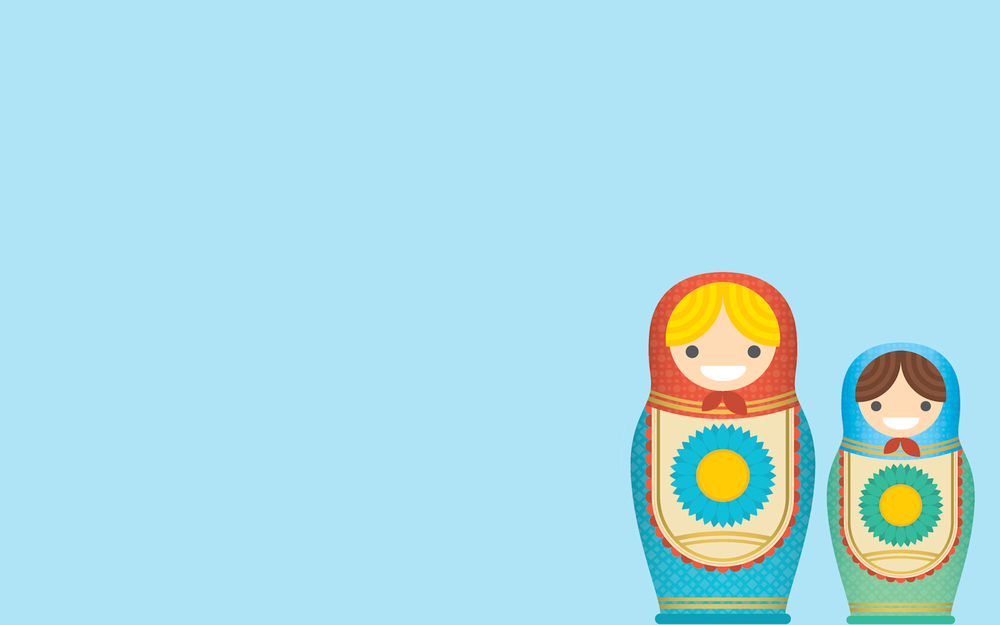
#> input picture AboutOpenCV/Opencv_demo/Nesting_Dolls.png, 1000 x 625 px, shrunk from 2880 x 1800 before the run
$ python 'Qtsu'"'"'sBinarization.py'
#> lines starting #> are read from the running program, lines starting #| are printed output that depends on the picture; after the words box and inside, x2 and y2 are one past the last pixel; in counts of white or black regions, pixels touching at a corner belong together
# -*- coding: utf-8 -*-
"""
Created on Wed Nov 28 10:22:34 2018

@author: Gehaha
"""

import cv2 as cv
import numpy as np
from matplotlib import pyplot as plt
img = cv.imread('Nesting_Dolls.png',0)
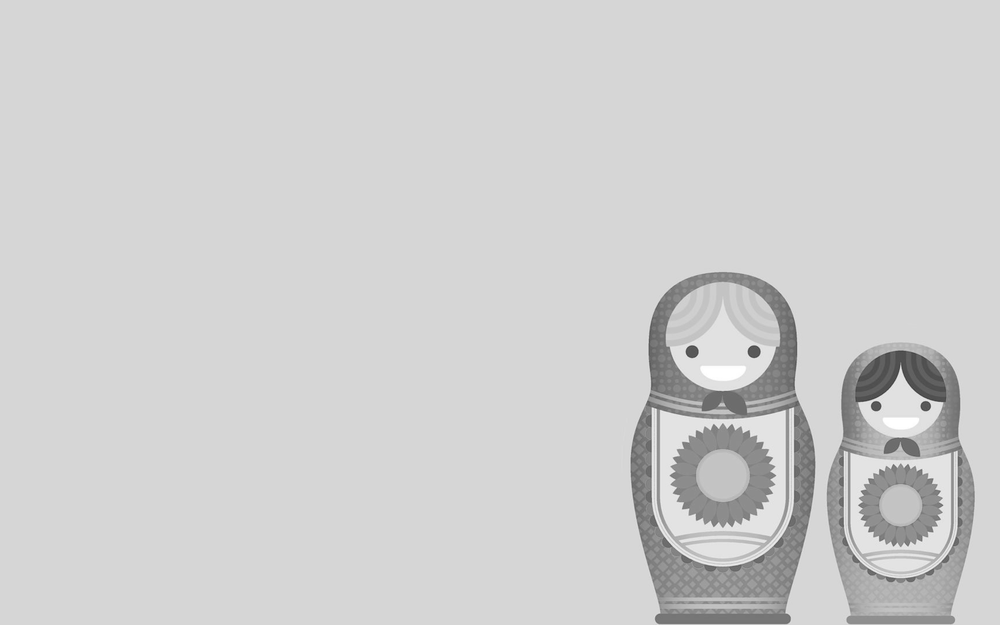
#> img: shape (625, 1000); min 62, max 255, mean 207.5

#global thresholding
ret1,th1 = cv.threshold(img,127,255,cv.THRESH_BINARY)
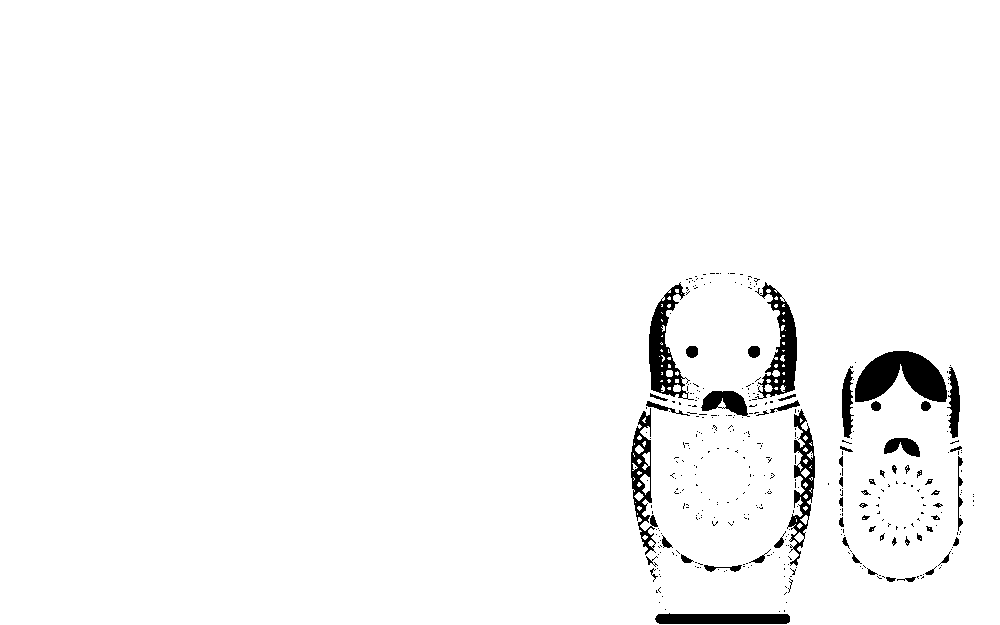
#> th1: shape (625, 1000); 97.3% white; 385 black regions (327 under 20 px), largest, box (x1, y1, x2, y2) and area: (855, 351, 947, 402) 3019, (649, 282, 694, 400) 1962, (755, 282, 797, 399) 1933

#Qtsu's thresholding
ret2,th2 = cv.threshold(img,0,255,cv.THRESH_BINARY + cv.THRESH_OTSU)
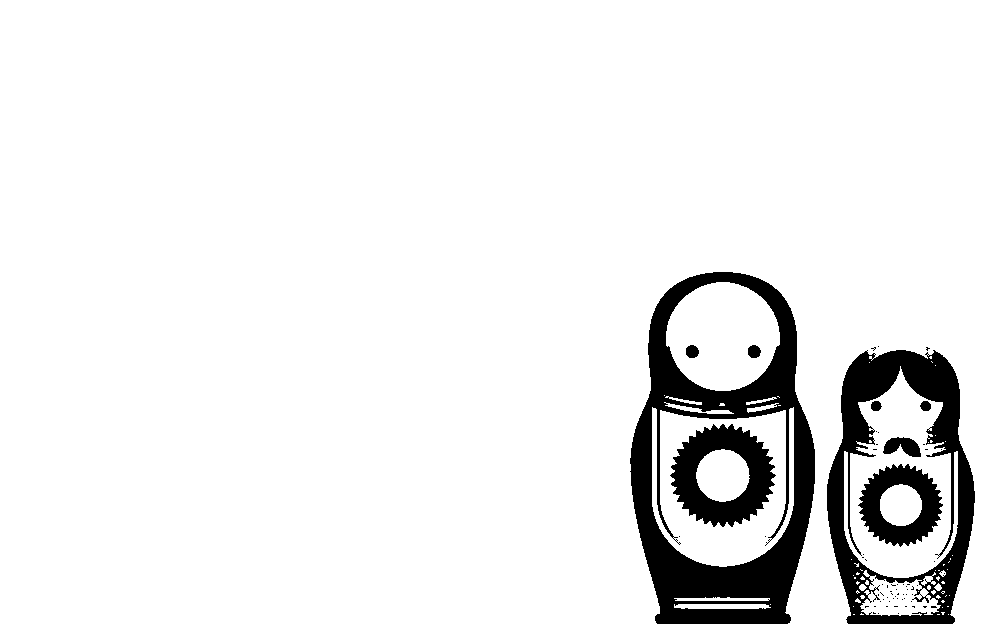
#> th2: shape (625, 1000); 92.2% white; 66 black regions (57 under 20 px), largest, box (x1, y1, x2, y2) and area: (630, 272, 815, 624) 24099, (827, 350, 975, 624) 14453, (670, 424, 776, 527) 5656
#> ret2 = 173

#Otsu's thresholding after Gaussian filtering
blur = cv.GaussianBlur(img,(5,5) ,0)
ret3,th3 = cv.threshold(blur,0,255,cv.THRESH_BINARY + cv.THRESH_OTSU)
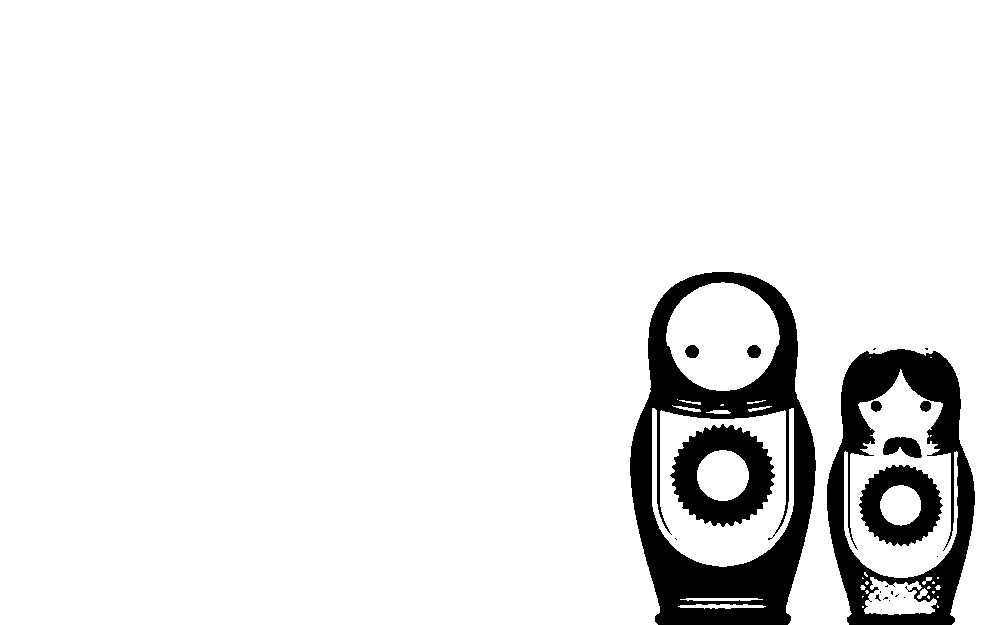
#> th3: shape (625, 1000); 91.9% white; 21 black regions (12 under 20 px), largest, box (x1, y1, x2, y2) and area: (630, 272, 816, 625) 24889, (827, 349, 975, 625) 15288, (670, 424, 775, 527) 5738
#> ret3 = 175

#plot all the images and their histograms
images = [img,0,th1,img,0,th2,blur,0,th3]
titles = ['Original Noisy Image','Histogram','Global Thresholding (v=127)',
          'Original Noisy Image','Histogram',"Otsu's Thresholding",
          'Gaussian filtered Image','Histogram',"Otsu's Thresholding"]
for i in range(3):
    plt.subplot(3,3,i*3+1)
    plt.imshow(images[i*3],'gray')
    plt.title(titles[i*3]),plt.xticks([]),plt.yticks([])
    plt.subplot(3,3,i*3+2),plt.hist(images[i*3].ravel(),256)
    plt.title(titles[i*3+1]), plt.xticks([]), plt.yticks([])
    plt.subplot(3,3,i*3+3),plt.imshow(images[i*3+2],'gray')
    plt.title(titles[i*3+2]), plt.xticks([]), plt.yticks([])
plt.show()
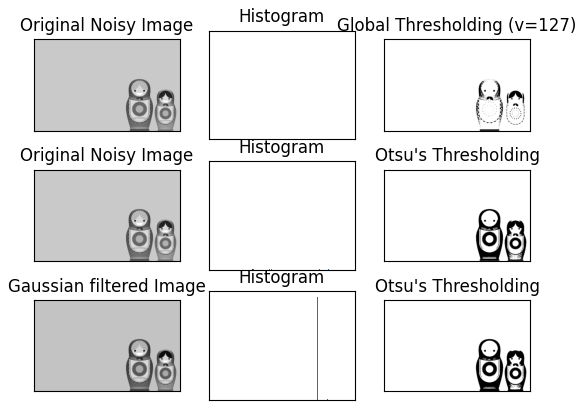
#> figure drawn by matplotlib, 9 panels
